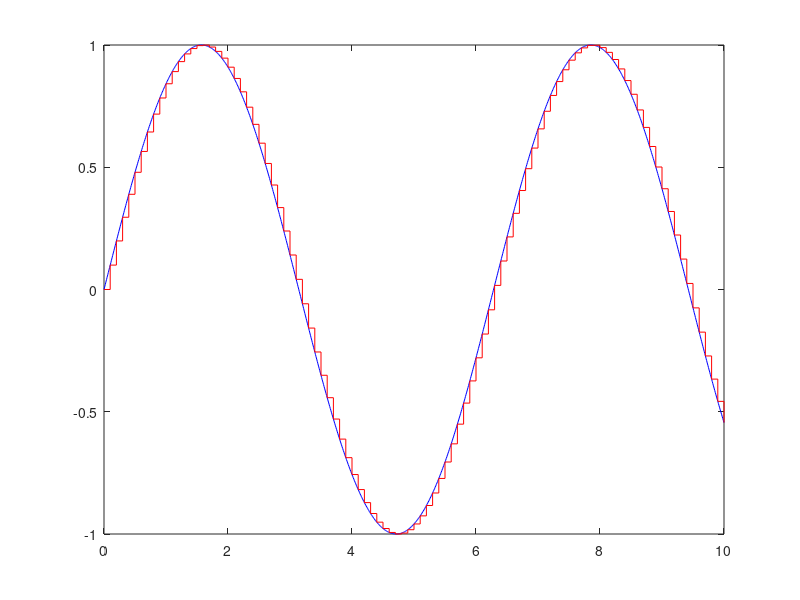

Reproduce this figure in MATLAB.
clear; close; clc;

a = 0; b = 10;
dxf = 0.01;
xf = a:dxf:b;
yf = sin(xf);
plot(xf,yf,'b')

dxc = 0.1;  % course
% smaller dxc is, better the result
xc = a:dxc:b;
yc = sin(xc);
hold on
stairs(xc,yc,'r')

n = length(xc);

% integrate
% left-rectangle rule
area1 = 0;
for i=1:n-1
    area1 = area1 + yc(i)*dxc;
end
area1

% right-rectangle rule
area2 = 0;
for i=1:n-1
    area2 = area2 + yc(i+1)*dxc;
end
area2

% trapezoid rule
area3 = 0;
for i=1:n-1
    area3 = area3 + (dxc/2)*(yc(i)+yc(i+1));
end

% let's compute without for loops
area1 = sum(yc(1:end-1))*dxc;
area2 = sum(yc(2:end))*dxc;
area3 = trapz(xc,yc)

% let's compute without for loops and fine grid
area1f = sum(yf(1:end-1))*dxf;
area2f = sum(yf(2:end))*dxf;
area3f = trapz(xf,yf)

% Simpson's rule with matlab quad
area4 = quad(@(x)sin(x),a,b)
% quad not recommended
area4f = integral(@(x)sin(x),a,b)